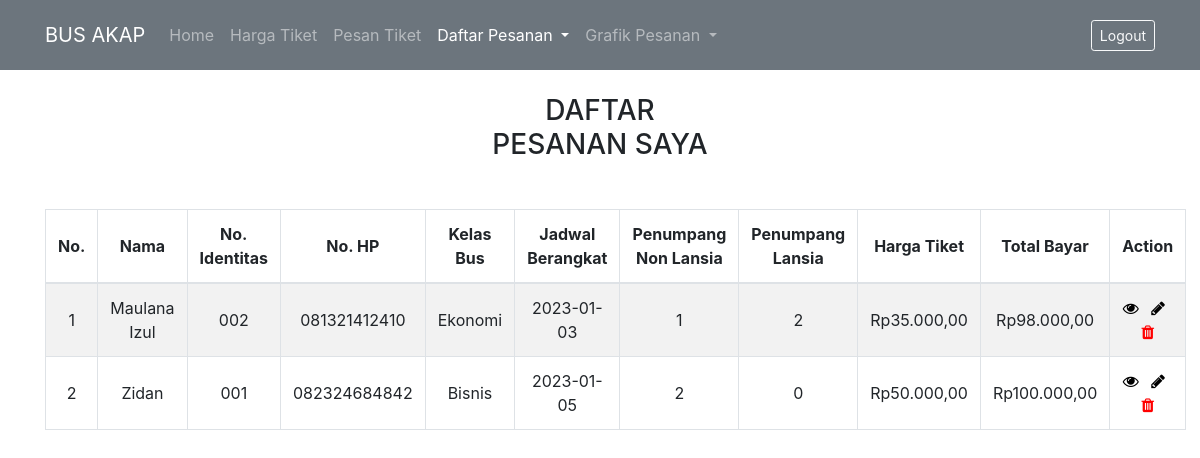
Screenshot of /pesanan_saya.php (signed in) with the database file from the repository.
### tables this page shows
CREATE TABLE `pesan_tiket` (
  `id_tiket` int(11) NOT NULL,
  `id_user` int(11) NOT NULL,
  `nama` varchar(45) NOT NULL,
  `no_identitas` varchar(45) NOT NULL,
  `no_hp` varchar(45) NOT NULL,
  `kelasp` varchar(45) NOT NULL,
  `jadwal` date NOT NULL,
  `pnonlansia` int(45) NOT NULL,
  `plansia` int(45) NOT NULL,
  `harga_tiket` int(255) NOT NULL,
  `total` int(255) NOT NULL
);

### pesanan_saya.php (the view, shortened to what this page needs)
<?php
    include "proses/koneksi.php";
    $id_user = $_SESSION['id_user'];
    $qtiket = "SELECT * FROM pesan_tiket WHERE id_user='$id_user' ORDER BY id_tiket DESC";
    $data_tiket = $conn->query($qtiket);
    $nomor = 0;
?>
<!doctype html>
<html lang="en">
    <head>
        <link rel="stylesheet" href="https://cdn.jsdelivr.net/npm/bootstrap@4.6.2/dist/css/bootstrap.min.css">
        <link rel="stylesheet" href="https://cdnjs.cloudflare.com/ajax/libs/font-awesome/4.7.0/css/font-awesome.min.css">
        <link rel="stylesheet" href="assets/style/style.css?v=<?php echo time();?>">
    </head>
    <body>
        <nav class="navbar navbar-expand-xl navbar-dark bg-secondary sticky-top">
            <div class="container">
                <a class="navbar-brand" href="index.php">BUS AKAP</a>
                <div class="collapse navbar-collapse" id="navbarNav">
                    <ul class="navbar-nav">
                    <li class="nav-item">
                        <a class="nav-link" href="index.php">Home</a>
                    </li>
                    <li class="nav-item">
                        <a class="nav-link" href="harga_tiket.php">Harga Tiket</a>
                    </li>
                    <li class="nav-item">
                        <a class="nav-link" href="pesan_tiket.php">Pesan Tiket</a>
                    </li>
                    <li class="nav-item dropdown active">
                        <a class="nav-link dropdown-toggle" href="#" id="navbarDropdown" role="button" data-toggle="dropdown" aria-haspopup="true" aria-expanded="false">
                            Daftar Pesanan
                        </a>
                    </li>
                    <li class="nav-item dropdown">
                        <a class="nav-link dropdown-toggle" href="#" id="navbarDropdown" role="button" data-toggle="dropdown" aria-haspopup="true" aria-expanded="false">
                            Grafik Pesanan
                        </a>
                    </li>
                    </ul>
                    <div class="navbar-nav ml-auto">
                        <button class="btn btn-outline-light btn-sm" onclick="location.href='proses/logout.php'">Logout</button>
                    </div>
                </div>
            </div>
        </nav>
        <div class="container">
            <br>
            <h3 class="text-center mb-0">DAFTAR</h3>
            <h3 class="text-center mb-0">PESANAN SAYA</h3>
            <br><br>
            <div class="row">
                <div class="col-lg-12 mx-auto">
                    <table class="table table-bordered table-striped table-hover">
                        <thead>
                            <tr class="text-center">
                                <th class="align-middle">No.</th>
                                <th class="align-middle">Nama</th>
                                <th class="align-middle">No. Identitas</th>
                                <th class="align-middle">No. HP</th>
                                <th class="align-middle">Kelas Bus</th>
                                <th class="align-middle">Jadwal Berangkat</th>
                                <th class="align-middle">Penumpang Non Lansia</th>
                                <th class="align-middle">Penumpang Lansia</th>
                                <th class="align-middle">Harga Tiket</th>
                                <th class="align-middle">Total Bayar</th>
                                <th class="align-middle">Action</th>
                            </tr>
                        </thead>
                        <tbody>
                        <?php
                            function rupiah($angka){
                                $hasil_rupiah = "Rp" . number_format($angka,2,',','.');
                                return $hasil_rupiah;
                            }
                            foreach($data_tiket as $index => $value){
                                $nomor++;
                        ?>
                            <tr class="text-center">
                                <td><?php echo $nomor?></th>
                                <td><?php echo $value['nama'];?></th>
                                <td><?php echo $value['no_identitas'];?></th>
                                <td><?php echo $value['no_hp'];?></th>
                                <td><?php echo $value['kelasp'];?></th>
                                <td><?php echo $value['jadwal'];?></th>
                                <td><?php echo $value['pnonlansia'];?></th>
                                <td><?php echo $value['plansia'];?></th>
                                <td><?php echo rupiah($value['harga_tiket']);?></th>
                                <td><?php echo rupiah($value['total']);?></th>
                                <td style="text-align: center;">
                                    <a href="detail.php?id=<?php echo $value['id_tiket'] ?>" type="button">
                                        <span class="fa fa-eye fa" style="color: black;">&ensp;</span>
                                    </a>
                                    <a href="ubah_data.php?id=<?php echo $value['id_tiket'] ?>" type="button">
                                        <span class="fa fa-pencil fa" style="color: black;">&ensp;</span>
                                    </a>
                                    <a href="proses/hapus.php?id=<?php echo $value['id_tiket'] ?>" type="button">
                                        <span class="fa fa-trash fa" style="color: red;"></span>
                                    </a>
                                </td>
                            </tr>
                        <?php
                            }
                        ?>
                        </tbody>
                    </table>
                </div>
            </div>
        </div>
    </body>
</html>

### assets/style/style.css (style rules this page uses)
.navbar { min-height: 70px; }
.text-center>th, .text-center>td { text-align: center; vertical-align: middle; }

### rows the page displays
pesan_tiket: nama "Maulana Izul", no_identitas "002", no_hp "081321412410", kelasp "Ekonomi", jadwal "2023-01-03", pnonlansia "1", plansia "2", harga_tiket "Rp35.000,00", total "Rp98.000,00"
pesan_tiket: nama "Zidan", no_identitas "001", no_hp "082324684842", kelasp "Bisnis", jadwal "2023-01-05", pnonlansia "2", plansia "0", harga_tiket "Rp50.000,00", total "Rp100.000,00"
